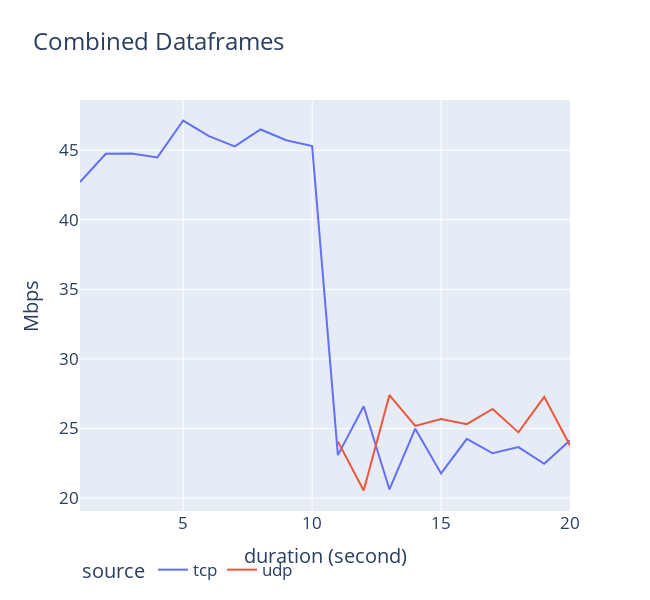

This figure's notebook cell:
### Markdown cell above
# TCP -> UDP

### Code cell
# 5m-udp
udp5Df = []
csv_files_path = '/home/chandra/CodeBase/Thesis/ns-allinone-3.39/ns-3.39/scratch/data/dual_feb02/simulation-tcp-udp/5-up/*/udp-flow0-client.csv'
csv_files = glob.glob(csv_files_path)
for csv_file in csv_files:
    df = pd.read_csv(csv_file)
    udp5Df.append(df)
udp5Df = pd.concat(udp5Df, ignore_index=True)

# 5m-tcp
tcp5Df = []
csv_files_path = '/home/chandra/CodeBase/Thesis/ns-allinone-3.39/ns-3.39/scratch/data/dual_feb02/simulation-tcp-udp/5-up/*/tcp-flow0-client.csv'
csv_files = glob.glob(csv_files_path)
for csv_file in csv_files:
    df = pd.read_csv(csv_file)
    tcp5Df.append(df)
tcp5Df = pd.concat(tcp5Df, ignore_index=True)

# 35m-udp
udp15Df = []
csv_files_path = '/home/chandra/CodeBase/Thesis/ns-allinone-3.39/ns-3.39/scratch/data/dual_feb02/simulation-tcp-udp/15-up/*/udp-flow0-client.csv'
csv_files = glob.glob(csv_files_path)
for csv_file in csv_files:
    df = pd.read_csv(csv_file)
    udp15Df.append(df)
udp15Df = pd.concat(udp15Df, ignore_index=True)

# 35m-tcp
tcp15Df = []
csv_files_path = '/home/chandra/CodeBase/Thesis/ns-allinone-3.39/ns-3.39/scratch/data/dual_feb02/simulation-tcp-udp/15-up/*/tcp-flow0-client.csv'
csv_files = glob.glob(csv_files_path)
for csv_file in csv_files:
    df = pd.read_csv(csv_file)
    tcp15Df.append(df)
tcp15Df = pd.concat(tcp15Df, ignore_index=True)


tcp5Df['kbps'] = tcp5Df['kbps'] / 1000
udp5Df['kbps'] = udp5Df['kbps'] / 1000
tcp15Df['kbps'] = tcp15Df['kbps'] / 1000
udp15Df['kbps'] = udp15Df['kbps'] / 1000
tcp5Df['source'] = 'tcp'
udp5Df['source'] = 'udp'

tcp15Df['source'] = 'tcp 15m'
udp15Df['source'] = 'udp 15m'

total5 = tcp5Df + udp5Df
total5['source'] = 'total'

df5 = pd.concat([tcp5Df, udp5Df])
fig5 = px.line(df5, x=df5['dist'], y='kbps', color='source',
               labels={'dist': 'duration (second)', 'kbps': 'Mbps'}, title='Combined Dataframes')
fig5.update_layout(width=650,
                   height=600,
                   legend=dict(x=0, y=-0.1, traceorder='normal', orientation='h'),
                   # xaxis=dict(
                   #     range=[0, 20],  # Set the desired y-axis range
                   #     rangemode='tozero'  # Set rangemode to 'tozero'
                   # ),
                   # yaxis=dict(
                   #     range=[10, 40],  # Set the desired y-axis range
                   #     rangemode='tozero'  # Set rangemode to 'tozero'
                   # ),
                   font=dict(size=17))
display(fig5.update_layout(showlegend=True))

total15 = tcp15Df + udp15Df
total15['source'] = 'total'

df15 = pd.concat([tcp15Df, udp15Df])
fig15 = px.line(df15, x=df15['dist'], y='kbps', color='source',
                labels={'dist': 'durasi (detik)', 'kbps': 'Mbps'}, title='Combined Dataframes')
fig15.update_layout(width=650,
                    height=600,
                    legend=dict(x=0, y=-0.2, traceorder='normal', orientation='h'),
                    # xaxis=dict(
                    #     range=[0, 20],  # Set the desired y-axis range
                    #     rangemode='tozero'  # Set rangemode to 'tozero'
                    # ),
                    # yaxis=dict(
                    #     range=[10, 40],  # Set the desired y-axis range
                    #     rangemode='tozero'  # Set rangemode to 'tozero'
                    # ),
                    font=dict(size=17))
display(fig15.update_layout(showlegend=True))

### Figure 1 — Plotly figure (JSON) as saved in the notebook; plotly's stock layout.template omitted (floating-point values rounded to 4 significant figures)
{"data": [{"hovertemplate": "source=tcp<br>duration (second)=%{x}<br>Mbps=%{y}<extra></extra>", "legendgroup": "tcp", "line": {"color": "#636efa", "dash": "solid"}, "marker": {"symbol": "circle"}, "mode": "lines", "name": "tcp", "orientation": "v", "showlegend": true, "x": [1, 2, 3, 4, 5, 6, 7, 8, 9, 10, 11, 12, 13, 14, 15, 16, 17, 18, 19, 20], "xaxis": "x", "y": [42.71, 44.74, 44.76, 44.47, 47.13, 46.01, 45.27, 46.48, 45.71, 45.29, 23.09, 26.6, 20.62, 24.99, 21.77, 24.25, 23.22, 23.66, 22.46, 24.15], "yaxis": "y", "type": "scatter"}, {"hovertemplate": "source=udp<br>duration (second)=%{x}<br>Mbps=%{y}<extra></extra>", "legendgroup": "udp", "line": {"color": "#EF553B", "dash": "solid"}, "marker": {"symbol": "circle"}, "mode": "lines", "name": "udp", "orientation": "v", "showlegend": true, "x": [11, 12, 13, 14, 15, 16, 17, 18, 19, 20], "xaxis": "x", "y": [24.07, 20.55, 27.4, 25.18, 25.67, 25.31, 26.4, 24.72, 27.27, 23.78], "yaxis": "y", "type": "scatter"}], "layout": {"xaxis": {"anchor": "y", "domain": [0.0, 1.0], "title": {"text": "duration (second)"}}, "yaxis": {"anchor": "x", "domain": [0.0, 1.0], "title": {"text": "Mbps"}}, "legend": {"title": {"text": "source"}, "tracegroupgap": 0, "x": 0, "y": -0.1, "traceorder": "normal", "orientation": "h"}, "title": {"text": "Combined Dataframes"}, "font": {"size": 17}, "width": 650, "height": 600, "showlegend": true}}
